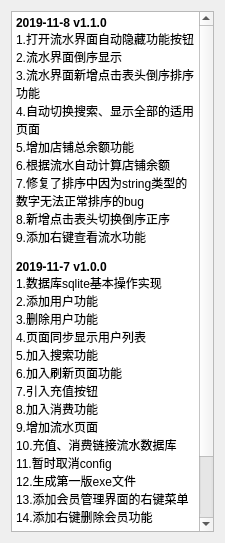
<?xml version="1.0" encoding="UTF-8"?>
<ui version="4.0">
 <class>Form</class>
 <widget class="QWidget" name="Form">
  <property name="geometry">
   <rect>
    <x>0</x>
    <y>0</y>
    <width>225</width>
    <height>543</height>
   </rect>
  </property>
  <property name="windowTitle">
   <string>更新日志</string>
  </property>
  <layout class="QGridLayout" name="gridLayout">
   <item row="0" column="0">
    <widget class="QTextBrowser" name="textBrowser">
     <property name="html">
      <string>&lt;!DOCTYPE HTML PUBLIC &quot;-//W3C//DTD HTML 4.0//EN&quot; &quot;http://www.w3.org/TR/REC-html40/strict.dtd&quot;&gt;
&lt;html&gt;&lt;head&gt;&lt;meta name=&quot;qrichtext&quot; content=&quot;1&quot; /&gt;&lt;style type=&quot;text/css&quot;&gt;
p, li { white-space: pre-wrap; }
&lt;/style&gt;&lt;/head&gt;&lt;body style=&quot; font-family:'SimSun'; font-size:9pt; font-weight:400; font-style:normal;&quot;&gt;
&lt;p style=&quot; margin-top:0px; margin-bottom:0px; margin-left:0px; margin-right:0px; -qt-block-indent:0; text-indent:0px;&quot;&gt;&lt;span style=&quot; font-weight:600;&quot;&gt;2019-11-8 v1.1.0&lt;/span&gt;&lt;/p&gt;
&lt;p style=&quot; margin-top:0px; margin-bottom:0px; margin-left:0px; margin-right:0px; -qt-block-indent:0; text-indent:0px;&quot;&gt;1.打开流水界面自动隐藏功能按钮&lt;/p&gt;
&lt;p style=&quot; margin-top:0px; margin-bottom:0px; margin-left:0px; margin-right:0px; -qt-block-indent:0; text-indent:0px;&quot;&gt;2.流水界面倒序显示&lt;/p&gt;
&lt;p style=&quot; margin-top:0px; margin-bottom:0px; margin-left:0px; margin-right:0px; -qt-block-indent:0; text-indent:0px;&quot;&gt;3.流水界面新增点击表头倒序排序功能&lt;/p&gt;
&lt;p style=&quot; margin-top:0px; margin-bottom:0px; margin-left:0px; margin-right:0px; -qt-block-indent:0; text-indent:0px;&quot;&gt;4.自动切换搜索、显示全部的适用页面&lt;/p&gt;
&lt;p style=&quot; margin-top:0px; margin-bottom:0px; margin-left:0px; margin-right:0px; -qt-block-indent:0; text-indent:0px;&quot;&gt;5.增加店铺总余额功能&lt;/p&gt;
&lt;p style=&quot; margin-top:0px; margin-bottom:0px; margin-left:0px; margin-right:0px; -qt-block-indent:0; text-indent:0px;&quot;&gt;6.根据流水自动计算店铺余额&lt;/p&gt;
&lt;p style=&quot; margin-top:0px; margin-bottom:0px; margin-left:0px; margin-right:0px; -qt-block-indent:0; text-indent:0px;&quot;&gt;7.修复了排序中因为string类型的数字无法正常排序的bug&lt;/p&gt;
&lt;p style=&quot; margin-top:0px; margin-bottom:0px; margin-left:0px; margin-right:0px; -qt-block-indent:0; text-indent:0px;&quot;&gt;8.新增点击表头切换倒序正序&lt;/p&gt;
&lt;p style=&quot; margin-top:0px; margin-bottom:0px; margin-left:0px; margin-right:0px; -qt-block-indent:0; text-indent:0px;&quot;&gt;9.添加右键查看流水功能&lt;/p&gt;
&lt;p style=&quot;-qt-paragraph-type:empty; margin-top:0px; margin-bottom:0px; margin-left:0px; margin-right:0px; -qt-block-indent:0; text-indent:0px;&quot;&gt;&lt;br /&gt;&lt;/p&gt;
&lt;p style=&quot; margin-top:0px; margin-bottom:0px; margin-left:0px; margin-right:0px; -qt-block-indent:0; text-indent:0px;&quot;&gt;&lt;span style=&quot; font-weight:600;&quot;&gt;2019-11-7 v1.0.0&lt;/span&gt;&lt;/p&gt;
&lt;p style=&quot; margin-top:0px; margin-bottom:0px; margin-left:0px; margin-right:0px; -qt-block-indent:0; text-indent:0px;&quot;&gt;1.数据库sqlite基本操作实现&lt;/p&gt;
&lt;p style=&quot; margin-top:0px; margin-bottom:0px; margin-left:0px; margin-right:0px; -qt-block-indent:0; text-indent:0px;&quot;&gt;2.添加用户功能&lt;/p&gt;
&lt;p style=&quot; margin-top:0px; margin-bottom:0px; margin-left:0px; margin-right:0px; -qt-block-indent:0; text-indent:0px;&quot;&gt;3.删除用户功能&lt;/p&gt;
&lt;p style=&quot; margin-top:0px; margin-bottom:0px; margin-left:0px; margin-right:0px; -qt-block-indent:0; text-indent:0px;&quot;&gt;4.页面同步显示用户列表&lt;/p&gt;
&lt;p style=&quot; margin-top:0px; margin-bottom:0px; margin-left:0px; margin-right:0px; -qt-block-indent:0; text-indent:0px;&quot;&gt;5.加入搜索功能&lt;/p&gt;
&lt;p style=&quot; margin-top:0px; margin-bottom:0px; margin-left:0px; margin-right:0px; -qt-block-indent:0; text-indent:0px;&quot;&gt;6.加入刷新页面功能&lt;/p&gt;
&lt;p style=&quot; margin-top:0px; margin-bottom:0px; margin-left:0px; margin-right:0px; -qt-block-indent:0; text-indent:0px;&quot;&gt;7.引入充值按钮&lt;/p&gt;
&lt;p style=&quot; margin-top:0px; margin-bottom:0px; margin-left:0px; margin-right:0px; -qt-block-indent:0; text-indent:0px;&quot;&gt;8.加入消费功能&lt;/p&gt;
&lt;p style=&quot; margin-top:0px; margin-bottom:0px; margin-left:0px; margin-right:0px; -qt-block-indent:0; text-indent:0px;&quot;&gt;9.增加流水页面&lt;/p&gt;
&lt;p style=&quot; margin-top:0px; margin-bottom:0px; margin-left:0px; margin-right:0px; -qt-block-indent:0; text-indent:0px;&quot;&gt;10.充值、消费链接流水数据库&lt;/p&gt;
&lt;p style=&quot; margin-top:0px; margin-bottom:0px; margin-left:0px; margin-right:0px; -qt-block-indent:0; text-indent:0px;&quot;&gt;11.暂时取消config&lt;/p&gt;
&lt;p style=&quot; margin-top:0px; margin-bottom:0px; margin-left:0px; margin-right:0px; -qt-block-indent:0; text-indent:0px;&quot;&gt;12.生成第一版exe文件&lt;/p&gt;
&lt;p style=&quot; margin-top:0px; margin-bottom:0px; margin-left:0px; margin-right:0px; -qt-block-indent:0; text-indent:0px;&quot;&gt;13.添加会员管理界面的右键菜单&lt;/p&gt;
&lt;p style=&quot; margin-top:0px; margin-bottom:0px; margin-left:0px; margin-right:0px; -qt-block-indent:0; text-indent:0px;&quot;&gt;14.添加右键删除会员功能&lt;/p&gt;
&lt;p style=&quot;-qt-paragraph-type:empty; margin-top:0px; margin-bottom:0px; margin-left:0px; margin-right:0px; -qt-block-indent:0; text-indent:0px;&quot;&gt;&lt;br /&gt;&lt;/p&gt;
&lt;p style=&quot; margin-top:0px; margin-bottom:0px; margin-left:0px; margin-right:0px; -qt-block-indent:0; text-indent:0px;&quot;&gt;&lt;span style=&quot; font-weight:600;&quot;&gt;2019-11-6 v0.0.1&lt;/span&gt;&lt;/p&gt;
&lt;p style=&quot; margin-top:0px; margin-bottom:0px; margin-left:0px; margin-right:0px; -qt-block-indent:0; text-indent:0px;&quot;&gt;1.界面框架搭建&lt;/p&gt;
&lt;p style=&quot; margin-top:0px; margin-bottom:0px; margin-left:0px; margin-right:0px; -qt-block-indent:0; text-indent:0px;&quot;&gt;2.config.ini&lt;/p&gt;
&lt;p style=&quot;-qt-paragraph-type:empty; margin-top:0px; margin-bottom:0px; margin-left:0px; margin-right:0px; -qt-block-indent:0; text-indent:0px;&quot;&gt;&lt;br /&gt;&lt;/p&gt;&lt;/body&gt;&lt;/html&gt;</string>
     </property>
    </widget>
   </item>
  </layout>
 </widget>
 <resources/>
 <connections/>
</ui>
